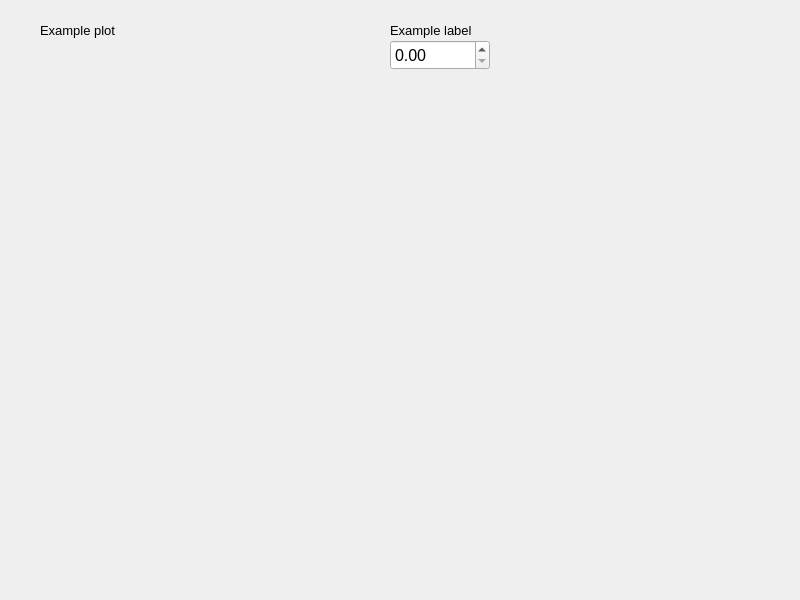
<?xml version="1.0" encoding="UTF-8"?>
<ui version="4.0">
 <class>MainWindow</class>
 <widget class="QMainWindow" name="MainWindow">
  <property name="geometry">
   <rect>
    <x>0</x>
    <y>0</y>
    <width>800</width>
    <height>600</height>
   </rect>
  </property>
  <property name="windowTitle">
   <string>Program</string>
  </property>
  <widget class="QWidget" name="centralwidget"><widget class="QDoubleSpinBox" name="ni">
<property name="geometry">
 <rect>
  <x>390</x>
  <y>40</y>
  <width>100</width>
  <height>30</height>
 </rect>
</property><property name="font">
<font>
 <pointsize>12</pointsize>
</font>
</property><property name="binding" stdset="0">
<string>test</string>
</property>
</widget><widget class="PlotWidget" name="p">
<property name="geometry">
 <rect>
  <x>40</x>
  <y>40</y>
  <width>330</width>
  <height>280</height>
 </rect>
</property><property name="binding" stdset="0">
<string>test</string>
</property>
</widget><widget class="QLabel" name="label_2">
<property name="geometry">
 <rect>
  <x>390</x>
  <y>20</y>
  <width>170</width>
  <height>20</height>
 </rect>
</property><property name="font">
<font>
 <pointsize>10</pointsize>
</font>
</property><property name="text">
<string>Example label</string>
</property>
</widget><widget class="QLabel" name="label_1">
<property name="geometry">
 <rect>
  <x>40</x>
  <y>20</y>
  <width>170</width>
  <height>20</height>
 </rect>
</property><property name="font">
<font>
 <pointsize>10</pointsize>
</font>
</property><property name="text">
<string>Example plot</string>
</property>
</widget></widget>
</widget>
<customwidgets>
  <customwidget>
    <class>PlotWidget</class>
    <extends>QWidget</extends>
    <header>pyqtgraph</header>
    <container>1</container>
  </customwidget>
</customwidgets>
<resources/>
<connections/>
</ui>
